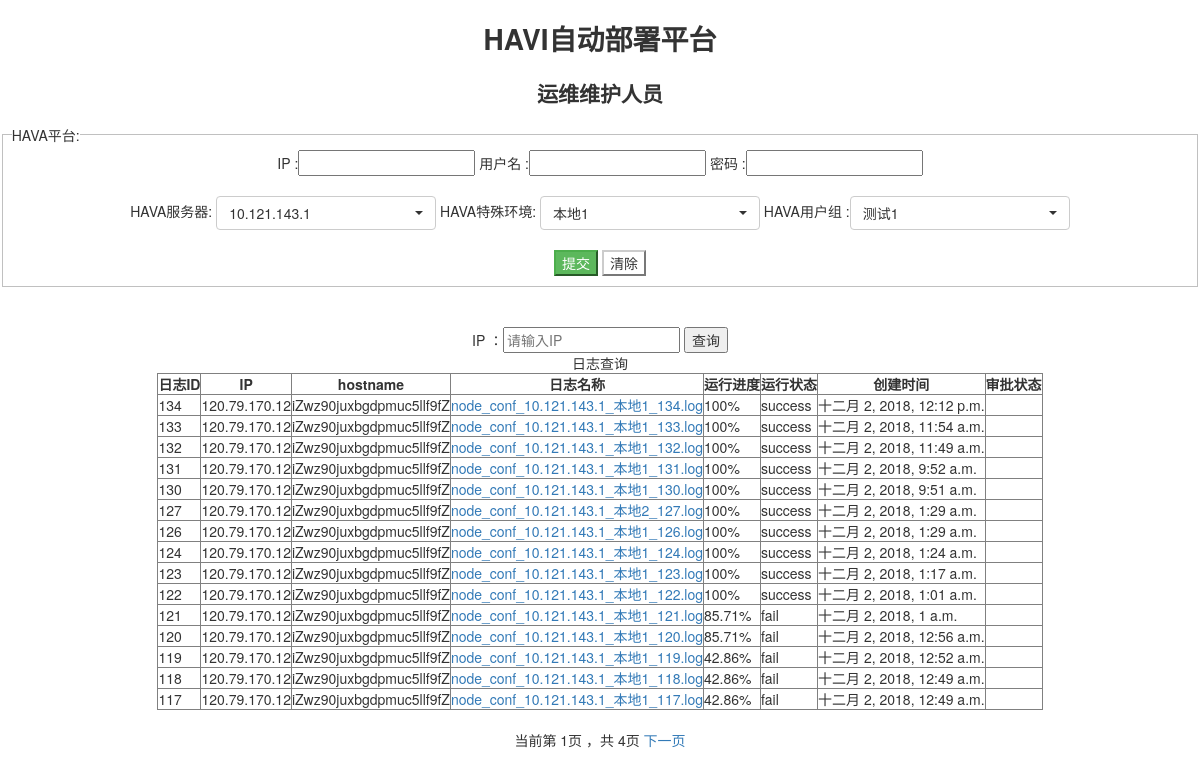
The app's page /, older data.
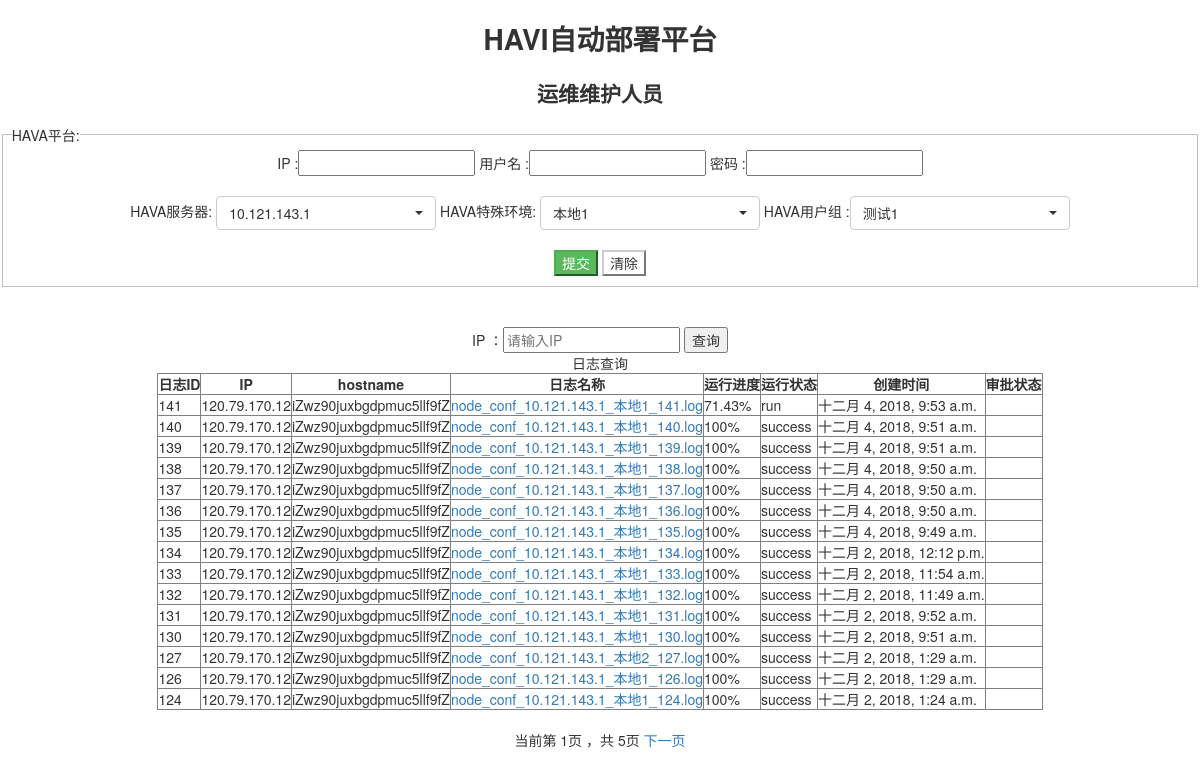
The same page, newer data.
### havaApp/models.py (models this page shows)
class HavaUserGroup(models.Model):
    user_group = models.CharField(max_length=50)

class LogInfo(models.Model):
    log_id = models.IntegerField()
    log_context = models.CharField(max_length=1000)
    hava_submit_log_name = models.CharField(max_length=50, default='')
    hava_submit_log_pid = models.CharField(max_length=50, default='')
    states = models.CharField(max_length=50, default='')
    step = models.CharField(max_length=10, default='')
    gmt_create = models.DateTimeField(auto_now=True)
    ip = models.CharField(max_length=100, default='')
    host_name = models.CharField(max_length=100, default='')
    approve_states = models.CharField(max_length=50, default='')

### havaApp/views.py (the view)
# urls.py: path('',views.index),
def index(req):
    ip = req.GET.get('ip')
    page = req.GET.get('page')
    if ip:
        get_log_states(ip)
        contact_list = LogInfo.objects.filter(ip=ip).order_by('-log_id')
    else:
        get_log_states('0')
        contact_list = LogInfo.objects.all().order_by('-log_id')
    paginator = Paginator(contact_list, 15)  # Show 25 contacts per page
    try:
        contacts = paginator.page(page)
    except PageNotAnInteger:
        contacts = paginator.page(1)
    except EmptyPage:
        contacts = paginator.page(paginator.num_pages)
    user_group = HavaUserGroup.objects.all().values()
    hava_user_group = []
    for item in user_group:
        hava_user_group.append(item.get('user_group'))
    return render(req, 'index.html', {"contacts": contacts, 'hava_user_group': hava_user_group})

### havaApp/get_log.py (called while the page is built, shortened)
def get_log_states(ip=0):
    if ip != 0:
        run = LogInfo.objects.filter(ip=ip, states='run').values()
    else:
        run = LogInfo.objects.filter(states='run').values()
    BASE_DIR = os.path.dirname(os.path.abspath(__file__))
    if not run:
        return

### templates/index.html (shortened to what this page needs)
<!DOCTYPE html>
<html lang="en">
<head>
    <link rel="stylesheet" href="../static/css/bootstrap.css">
    <link rel="stylesheet" href="../static/css/bootstrap-select.css">
    <link href="../static/bootstrap-table/dist/bootstrap-table.css" rel="stylesheet"/>
</head>
<body>
<div align="center">
    <h1> HAVI自动部署平台</h1>
    <h2> 运维维护人员</h2>
    <form action="/submit/" method="post" onsubmit="return havaSubmit()">
        <fieldset>
            <legend>HAVA平台:</legend>
            IP :<input type="text" id="ip" name="ip">
            用户名 :<input type="text" id="user" name="user">
            密码 :<input type="text" id="password" name="password"><br><br>
            HAVA服务器:
            HAVA特殊环境:
            HAVA用户组 :<select class="selectpicker" id="hava_user_group" data-live-search="true"
                             name="hava_user_group">
            {% for item_user in hava_user_group %}
                <option value= {{ item_user }}>{{ item_user }}</option>
            {% endfor %}
        </select><br><br>
            <button type="submit" class="btn-success" id="submit" value="提交">提交</button>
            <button type="reset" class="btn-default">清除</button>
        </fieldset>
        <br> <br>
    </form>
</div>
<div align="center">
    <form action="/index/" method="get">
        IP ：<input type="text" name="ip" placeholder="请输入IP">
        <button name="submit">查询</button>
    </form>
    <table class="table" cellpadding="1" cellspacing="0" border="1">
        <caption align="top">日志查询</caption>
        <thead>
        <tr>
            <th>日志ID</th>
            <th>IP</th>
            <th>hostname</th>
            <th>日志名称</th>
            <th>运行进度</th>
            <th>运行状态</th>
            <th>创建时间</th>
            <th>审批状态</th>
        </tr>
        </thead>
        <tbody>
        {% for line in contacts %}
            <tr>
                <td>{{ line.log_id }}</td>
                <td>{{ line.ip }}</td>
                <td>{{ line.host_name }}</td>
                <td>
                    <a href="/show_log?log_name={{ line.hava_submit_log_name }}&ip={{ line.ip }} "
                       target="_blank">{{ line.hava_submit_log_name }}</a></td>
                <td>{{ line.step }}</td>
                <td>{{ line.states }}</td>
                <td>{{ line.gmt_create }}</td>
                <td>{{ line.approve_states }}</td>
            </tr>
        {% endfor %}
        </tbody>
    </table>
    <br>
    <div class="pagination">
    <span class="step-links">
        <span class="current">
            当前第 {{ contacts.number }}页 ，共 {{ contacts.paginator.num_pages }}页
        </span>
        {% if contacts.has_next %}
            <a href="?page={{ contacts.next_page_number }}">下一页</a>
        {% endif %}
    </span>
    </div>
</div>
</body>
</html>

Row changes from the older to the newer data that the page shows:
no longer on this page (row unchanged): LogInfo: log_id "123", ip "120.79.170.12", host_name "iZwz90juxbgdpmuc5llf9fZ", hava_submit_log_name "node_conf_10.121.143.1_本地1_123.log", step "100%", states "success", gmt_create "十二月 2, 2018, 1:17 a.m."
no longer on this page (row unchanged): LogInfo: log_id "122", ip "120.79.170.12", host_name "iZwz90juxbgdpmuc5llf9fZ", hava_submit_log_name "node_conf_10.121.143.1_本地1_122.log", step "100%", states "success", gmt_create "十二月 2, 2018, 1:01 a.m."
no longer on this page (row unchanged): LogInfo: log_id "121", ip "120.79.170.12", host_name "iZwz90juxbgdpmuc5llf9fZ", hava_submit_log_name "node_conf_10.121.143.1_本地1_121.log", step "85.71%", states "fail", gmt_create "十二月 2, 2018, 1 a.m."
no longer on this page (row unchanged): LogInfo: log_id "120", ip "120.79.170.12", host_name "iZwz90juxbgdpmuc5llf9fZ", hava_submit_log_name "node_conf_10.121.143.1_本地1_120.log", step "85.71%", states "fail", gmt_create "十二月 2, 2018, 12:56 a.m."
no longer on this page (row unchanged): LogInfo: log_id "119", ip "120.79.170.12", host_name "iZwz90juxbgdpmuc5llf9fZ", hava_submit_log_name "node_conf_10.121.143.1_本地1_119.log", step "42.86%", states "fail", gmt_create "十二月 2, 2018, 12:52 a.m."
no longer on this page (row unchanged): LogInfo: log_id "118", ip "120.79.170.12", host_name "iZwz90juxbgdpmuc5llf9fZ", hava_submit_log_name "node_conf_10.121.143.1_本地1_118.log", step "42.86%", states "fail", gmt_create "十二月 2, 2018, 12:49 a.m."
no longer on this page (row unchanged): LogInfo: log_id "117", ip "120.79.170.12", host_name "iZwz90juxbgdpmuc5llf9fZ", hava_submit_log_name "node_conf_10.121.143.1_本地1_117.log", step "42.86%", states "fail", gmt_create "十二月 2, 2018, 12:49 a.m."
added LogInfo: log_id "141", ip "120.79.170.12", host_name "iZwz90juxbgdpmuc5llf9fZ", hava_submit_log_name "node_conf_10.121.143.1_本地1_141.log", step "71.43%", states "run", gmt_create "十二月 4, 2018, 9:53 a.m."
added LogInfo: log_id "140", ip "120.79.170.12", host_name "iZwz90juxbgdpmuc5llf9fZ", hava_submit_log_name "node_conf_10.121.143.1_本地1_140.log", step "100%", states "success", gmt_create "十二月 4, 2018, 9:51 a.m."
added LogInfo: log_id "139", ip "120.79.170.12", host_name "iZwz90juxbgdpmuc5llf9fZ", hava_submit_log_name "node_conf_10.121.143.1_本地1_139.log", step "100%", states "success", gmt_create "十二月 4, 2018, 9:51 a.m."
added LogInfo: log_id "138", ip "120.79.170.12", host_name "iZwz90juxbgdpmuc5llf9fZ", hava_submit_log_name "node_conf_10.121.143.1_本地1_138.log", step "100%", states "success", gmt_create "十二月 4, 2018, 9:50 a.m."
added LogInfo: log_id "137", ip "120.79.170.12", host_name "iZwz90juxbgdpmuc5llf9fZ", hava_submit_log_name "node_conf_10.121.143.1_本地1_137.log", step "100%", states "success", gmt_create "十二月 4, 2018, 9:50 a.m."
added LogInfo: log_id "136", ip "120.79.170.12", host_name "iZwz90juxbgdpmuc5llf9fZ", hava_submit_log_name "node_conf_10.121.143.1_本地1_136.log", step "100%", states "success", gmt_create "十二月 4, 2018, 9:50 a.m."
added LogInfo: log_id "135", ip "120.79.170.12", host_name "iZwz90juxbgdpmuc5llf9fZ", hava_submit_log_name "node_conf_10.121.143.1_本地1_135.log", step "100%", states "success", gmt_create "十二月 4, 2018, 9:49 a.m."
Text that changed along with them:
{{ contacts.paginator.num_pages }}: "4" → "5"
